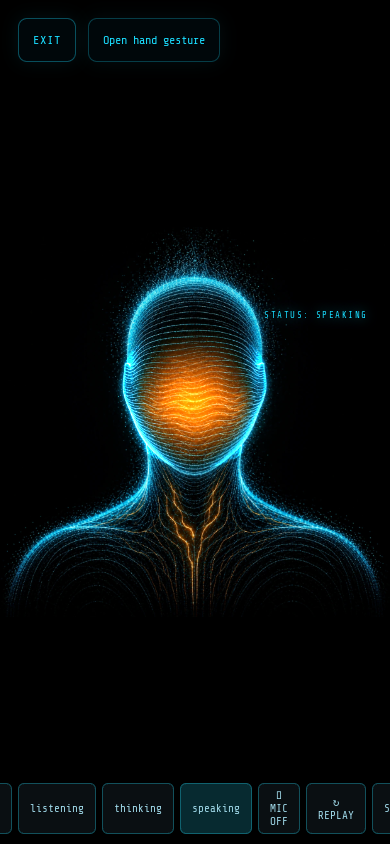
#> input picture docs/verification/step2/390x844/live-speaking.png, 390 x 844 px, found by its file name; the run also reads 1 picture not shown here
$ python _m_speaking.py
#> lines starting #> are read from the running program, lines starting #| are printed output that depends on the picture

import json
from PIL import Image
import numpy as np
def m(a,b):
    A=np.asarray(Image.open(a).convert('RGB'),float); B=np.asarray(Image.open(b).convert('RGB'),float)
    d=np.abs(A-B).max(axis=2)
#> d: shape (844, 390) float64; every value is 0
    return {'gt8':round(100*float((d>8).mean()),4),'gt32':round(100*float((d>32).mean()),4),'mae':round(float(d.mean()),4)}
print(json.dumps({'baseline':m('/home/user/Kerja-Arena/verification/step2/390x844/live-speaking.png','/home/user/Kerja-Arena/verification/step2/390x844/live2-speaking.png'),'rebuild':m('/home/user/Kerja-Arena/verification/step2/390x844/build-speaking.png','/home/user/Kerja-Arena/verification/step2/390x844/live-speaking.png')}))
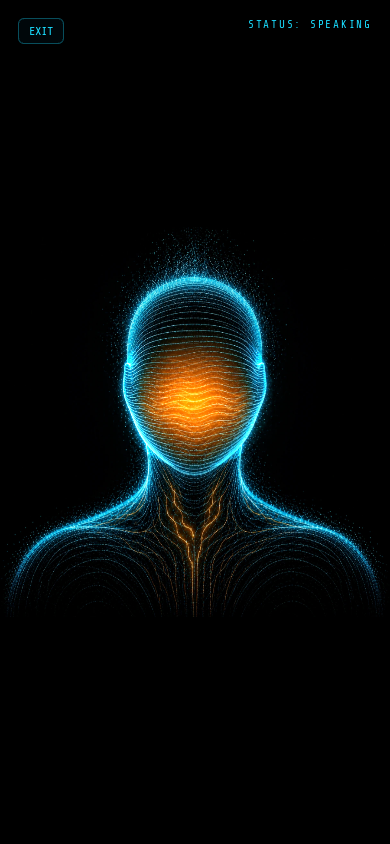
#> input picture docs/verification/step2/390x844/build-speaking.png, 390 x 844 px, found by its file name
#> in m (call 2), `d=np.abs(A-B).max(axis=2)`:
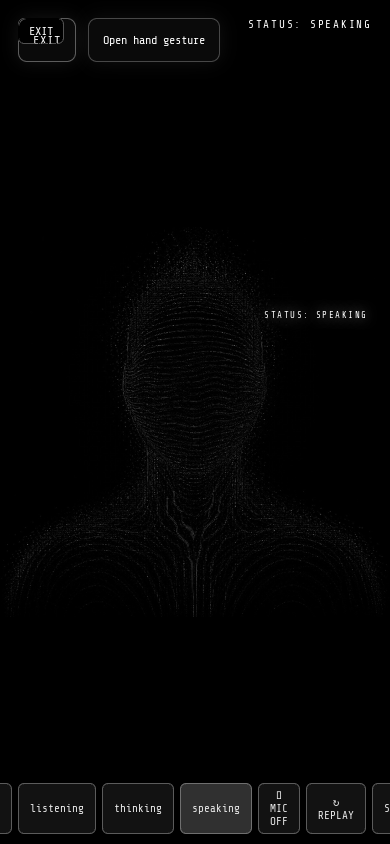
#> d: shape (844, 390) float64; min 0, max 255, mean 4.2
